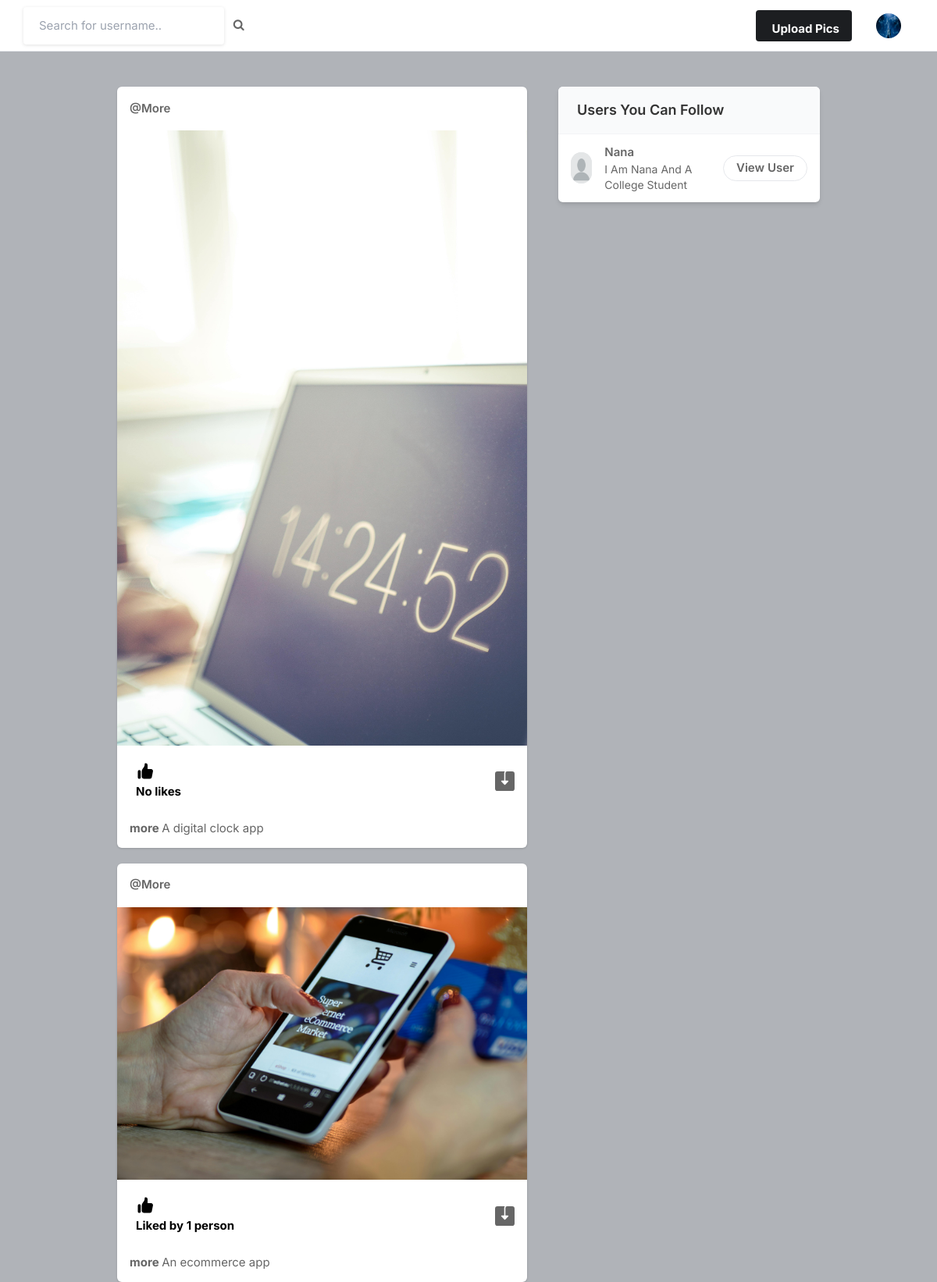
The app's page / (signed in), older data.
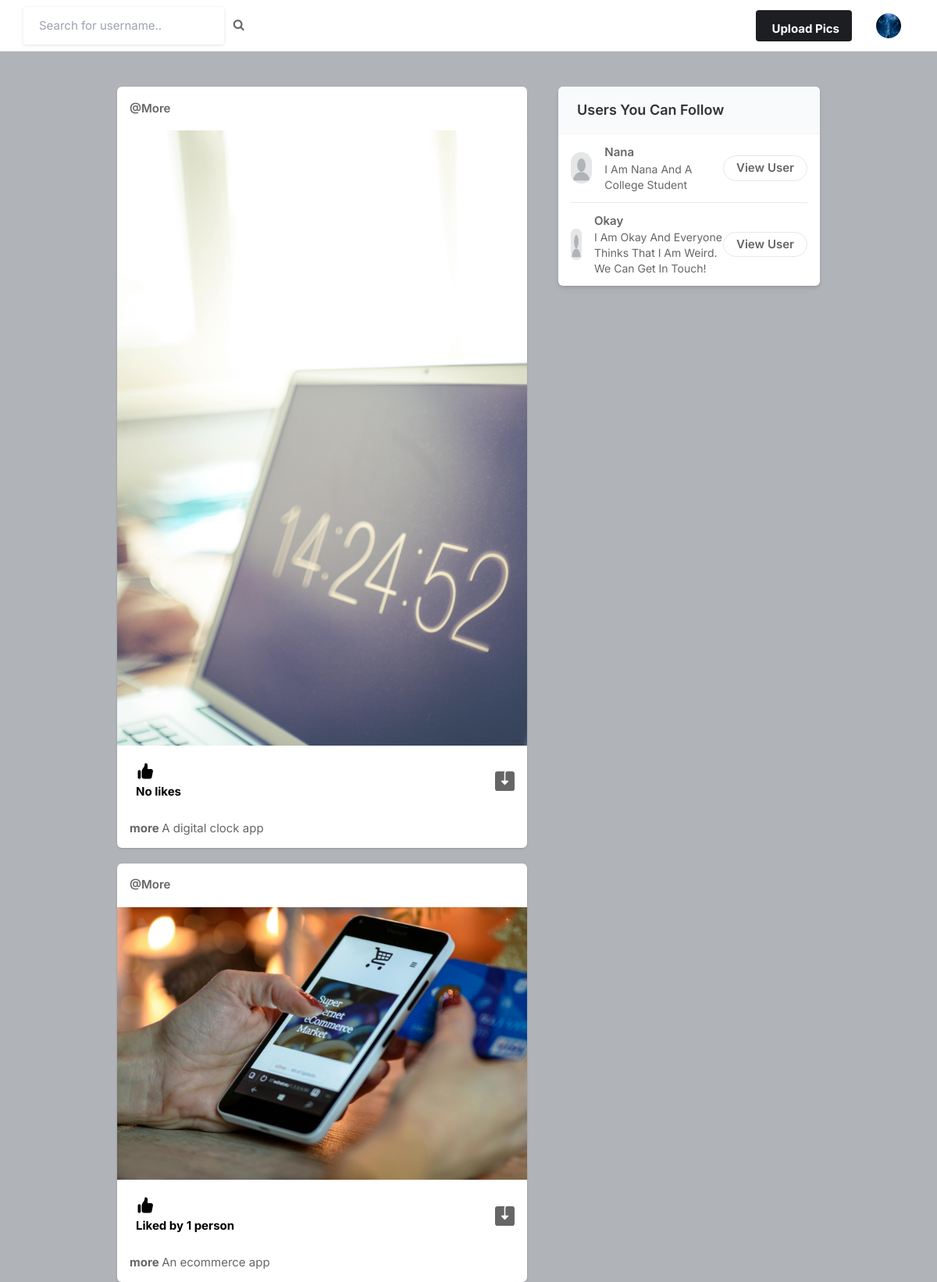
The same page, newer data.
### core/models.py (models this page shows, shortened)
class Profile(models.Model):
    user = models.ForeignKey(User, on_delete=models.CASCADE)
    id_user = models.IntegerField()
    bio = models.TextField(blank=True)
    profileimg = models.ImageField(upload_to='profile_images', default='blank-profile-picture.png')
    location = models.CharField(max_length=100, blank=True)
    first_name = models.CharField(max_length=150, default='First Name')
    last_name = models.CharField(max_length=150, default='Last Name')
    email = models.EmailField(default='example@example.com')

class Post(models.Model):
    id = models.UUIDField(primary_key=True, default=uuid.uuid4)
    user = models.CharField(max_length=100)
    image = models.ImageField(upload_to='post_images')
    caption = models.TextField()
    created_at = models.DateTimeField(default=datetime.now)
    no_of_likes = models.IntegerField(default=0)

### core/views.py (the view)
# urls.py: path('', views.index, name='index'),
@login_required(login_url='signin')
def index(request):
    user_object = User.objects.get(username=request.user.username)
    user_profile, created = Profile.objects.get_or_create(
        user=user_object,
        defaults={
            'id_user': user_object.id,
            'email': user_object.email,
        }
    )
    user_following_list = []
    feed = []
    user_following = FollowersCount.objects.filter(follower=request.user.username)
    for users in user_following:
        user_following_list.append(users.user)
    for usernames in user_following_list:
        feed_lists = Post.objects.filter(user=usernames)
        feed.append(feed_lists)
    feed_list = list(chain(*feed))
    all_users = User.objects.all()
    user_following_all = []
    for user in user_following:
        user_list = User.objects.get(username=user.user)
        user_following_all.append(user_list)
    new_suggestions_list = [u for u in list(all_users) if (u not in list(user_following_all))]
    current_user = User.objects.filter(username=request.user.username)
    final_suggestions_list = [u for u in list(new_suggestions_list) if (u not in list(current_user))]
    random.shuffle(final_suggestions_list)
    username_profile = []
    username_profile_list = []
    for users in final_suggestions_list:
        username_profile.append(users.id)
    for ids in username_profile:
        profile_lists = Profile.objects.filter(id_user=ids)
        username_profile_list.append(profile_lists)
    suggestions_username_profile_list = list(chain(*username_profile_list))
    return render(request, 'index.html', {'user_profile': user_profile, 'posts': feed_list, 'suggestions_username_profile_list': suggestions_username_profile_list[:4]})

### templates/index.html (shortened to what this page needs)
{% load static %}
<!DOCTYPE html>
<html lang="en">
<head>
    <link rel="stylesheet" href="{% static 'assets/css/icons.css' %}">
    <link rel="stylesheet" href="{% static 'assets/css/uikit.css' %}">
    <link rel="stylesheet" href="{% static 'assets/css/style.css' %}">
    <link rel="stylesheet" href="{% static 'assets/css/tailwind.css' %}">
    <link rel="stylesheet" href="https://cdnjs.cloudflare.com/ajax/libs/font-awesome/4.7.0/css/font-awesome.min.css">
</head>
<body>
            <header>
                <div class="header_inner">
                    <form action="/search" method="POST">
                    <div class="left-side">
                            <input type="text" name="username" placeholder="Search for username..">&nbsp; &nbsp;
                            <button type="submit"><i class="fa fa-search fa-1x"></i></button>
                    </div>
                    </form>
                    <div class="right-side lg:pr-4">
                        <a href="#"
                            class="bg-pink-500 flex font-bold hidden hover:bg-pink-600 hover:text-white inline-block items-center lg:block max-h-10 mr-4 px-4 py-2 rounded shado text-white">
                              Upload Pics
                        </a>
                        <a href="#">
                            <img src="{{ user_profile.profileimg.url }}" class="header-avatar" alt="">
                        </a>
                    </div>
                </div>
            </header>
            <div class="container m-auto">
                <div class="lg:flex justify-center lg:space-x-10 lg:space-y-0 space-y-5">
                    <div class="space-y-5 flex-shrink-0 lg:w-7/12">
                         {% for post in posts reversed %}
                        <div class="bg-white shadow rounded-md  -mx-2 lg:mx-0">
                            <div class="flex justify-between items-center px-4 py-3">
                                <div class="flex flex-1 items-center space-x-4">
                                    <span class="block capitalize font-semibold "> <a href="/profile/{{ post.user }}">@{{ post.user }} </a> </span>
                                </div>
                              <div>
                                <a href="#"> <i class="icon-feather-more-horizontal text-2xl hover:bg-gray-200 rounded-full p-2 transition -mr-1 "></i> </a>
                              </div>
                            </div>
                            <div uk-lightbox>
                                <a href="{{ post.image.url }}">
                                    <img src="{{ post.image.url }}" alt="">
                                </a>
                            </div>
                            <div class="py-3 px-4 space-y-3">
                                <div class="flex space-x-4 lg:font-bold">
                                    <a href="like-post?post_id={{ post.id }}" class="flex items-center space-x-2">
                                        <div class="p-2 rounded-full text-black">
                                            {% if post.no_of_likes == 0 %}
                                            <p> No likes </p>
                                            {% elif post.no_of_likes == 1 %}
                                            <p>Liked by {{ post.no_of_likes }} person</p>
                                            {% else %}
                                            <p>Liked by {{ post.no_of_likes }} people</p>
                                            {% endif %}
                                        </div>
                                    </a>
                                    <a href="{{ post.image.url }}" class="flex items-center space-x-2 flex-1 justify-end" download>
                                    </a>
                                </div>
                                <p>
                                    <a href="/profile/{{ post.user }}"> <strong>{{ post.user }} </strong> </a> {{ post.caption }}
                                </p>
                            </div>
                        </div>
                        {% endfor %}
                    </div>
                    <div class="lg:w-5/12">
                        <div class="bg-white  shadow-md rounded-md overflow-hidden">
                            <div class="bg-gray-50  border-b border-gray-100 flex items-baseline justify-between py-4 px-6 ">
                                <h2 class="font-semibold text-lg">Users You Can Follow</h2>
                            </div>
                            <div class="divide-gray-300 divide-gray-50 divide-opacity-50 divide-y px-4 ">
                                {% for suggestion in suggestions_username_profile_list %}
                                <div class="flex items-center justify-between py-3">
                                    <div class="flex flex-1 items-center space-x-4">
                                        <a href="/profile/{{suggestion.user}}">
                                            <img src="{{suggestion.profileimg.url}}" class="bg-gray-200 rounded-full w-10 h-10">
                                        </a>
                                        <div class="flex flex-col">
                                            <span class="block capitalize font-semibold"> {{suggestion.user}} </span>
                                            <span class="block capitalize text-sm"> {{suggestion.bio}} </span>
                                        </div>
                                    </div>
                                    <a href="/profile/{{suggestion.user}}" class="border border-gray-200 font-semibold px-4 py-1 rounded-full hover:bg-pink-600 hover:text-white hover:border-pink-600 "> View User </a>
                                </div>
                                {% endfor %}
                            </div>
                        </div>
                    </div>
                </div>
            </div>
</body>
</html>

### static/assets/css/style.css (style rules this page uses)
body { background-color: #B0B3B8!important; }
button { vertical-align: middle; }
input { height: 48px; line-height: 48px; padding: 0 20px; outline: none; font-size: 15px; color: #808080; max-width: 100%; width: 100%; -webkit-box-sizing: border-box; box-sizing: border-box; display: block; font-weight: 400; opacity: 1; border-radius: 4px; border: none; -webkit-box-shadow: 0 1px 4px 0px rgba(0, 0, 0, 0.12); box-shadow: 0 1px 4px 0px rgba(0, 0, 0, 0.12); }
input[type="text"], input[type="password"], input[type="email"], input[type="number"] { height: 48px; line-height: 48px; padding: 0 20px; outline: none; font-size: 15px; color: #808080; max-width: 100%; width: 100%; -webkit-box-sizing: border-box; box-sizing: border-box; display: block; font-weight: 400; opacity: 1; border-radius: 4px; border: none; -webkit-box-shadow: 0 1px 4px 0px rgba(0, 0, 0, 0.12); box-shadow: 0 1px 4px 0px rgba(0, 0, 0, 0.12); }
input { -webkit-transition: all 0.1s ease-in-out; transition: all 0.1s ease-in-out; }
::placeholder { color: #808080; opacity: 1; }
button { border: none; margin: 0; padding: 0; width: auto; overflow: visible; background: transparent; color: inherit; font: inherit; line-height: normal; cursor: pointer; }
a { color: #be185d; -webkit-transition: 0.3s; transition: 0.3s; outline: none !important; }
button { outline: none !important; }
img { max-width: 100%; }
body { color: #666; font-size: 15px; line-height: 27px; background-color: #f0f2f5; font-family: "Inter", sans-serif; text-transform: none; }
body p { font-size: 15px; line-height: 27px; }
h1, h2, h3, h4, h5, h6 { font-family: "Inter", sans-serif; text-transform: none; }
input[type="text"], input[type="password"], input[type="email"] { font-family: "Inter", sans-serif; text-transform: none; }
button, body .pac-container { font-family: "Inter", sans-serif; text-transform: none; }
h1, h2, h3, h4, h5, h6 { color: #333; font-weight: 500; margin: 0; padding: 0; }
h2 { font-size: 26px; }
b, strong { font-weight: 700 !important; }
@media (min-width: 1024px) { .container { max-width: 900px !important; padding-top: 45px; } }
header { background-color: #fff; left: 0; right: 0; top: 0; z-index: 99; height: 66px; display: -webkit-box; display: -ms-flexbox; display: flex; -webkit-box-align: center; -ms-flex-align: center; align-items: center; border-bottom: 1px solid #e5e7eb; }
header .header_inner { display: -webkit-box; display: -ms-flexbox; display: flex; -webkit-box-align: center; -ms-flex-align: center; align-items: center; max-width: 1090px; margin: auto; width: 100%; max-width: 100% !important; padding: 0 30px; }
header .header_inner .left-side { display: -webkit-box; display: -ms-flexbox; display: flex; -webkit-box-align: center; -ms-flex-align: center; align-items: center; }
header .header_inner .right-side { display: -webkit-box; display: -ms-flexbox; display: flex; -webkit-box-align: center; -ms-flex-align: center; align-items: center; -webkit-box-pack: end; -ms-flex-pack: end; justify-content: flex-end; margin-left: auto; }
header .header_inner .right-side .header-avatar { width: 32px; height: 32px; border-radius: 100%; margin-left: 15px; }

Row changes from the older to the newer data that the page shows:
added Profile: profileimg (placeholder picture), user "Okay", bio "I Am Okay And Everyone Thinks That I Am Weird. We Can Get In Touch!"
